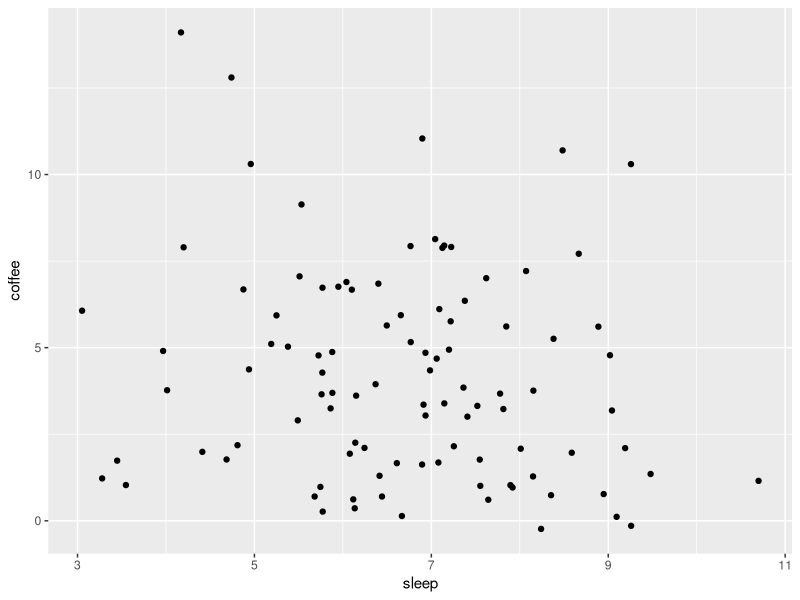
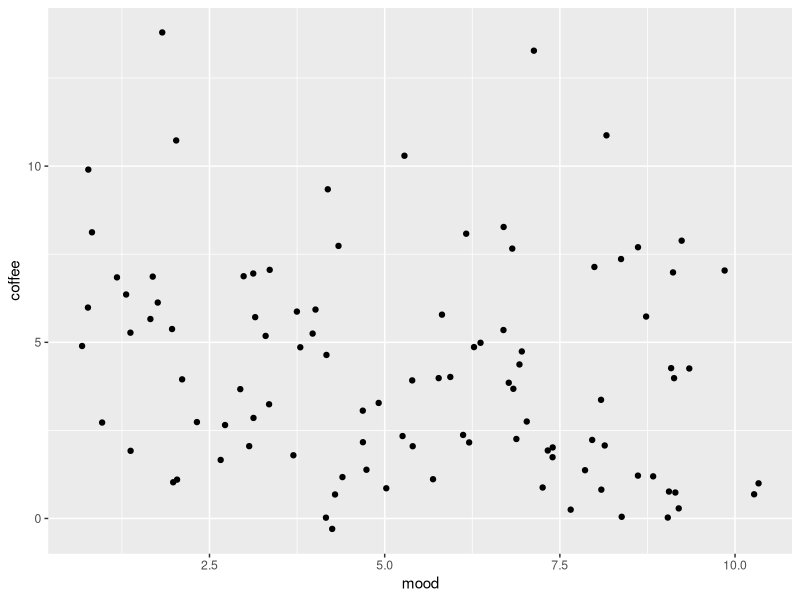
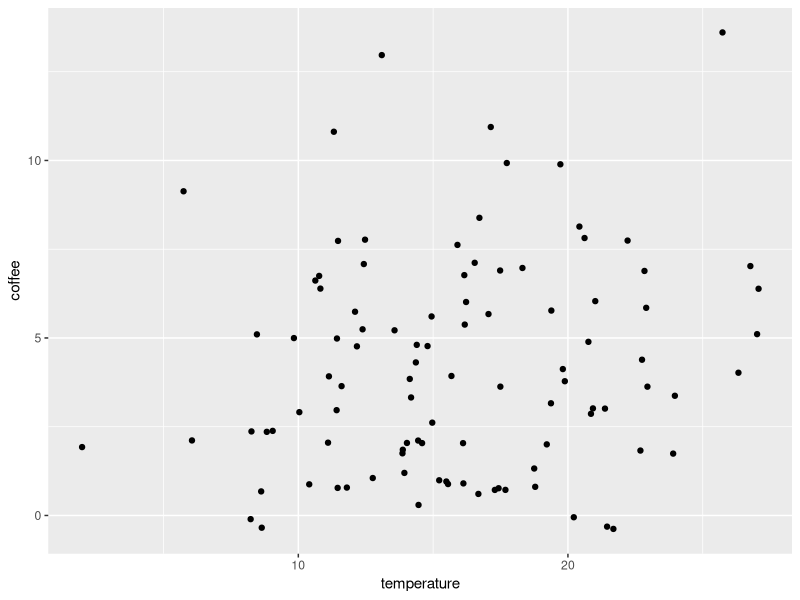

Generate these figures, in order, with R:
### Stats with R Exercise sheet 9

##################################################################################
# Week 11: Model Families and Logistic Regression
##################################################################################

## This exercise sheet contains the exercises that you will need to complete and 
## submit by 23:55 on Saturday, January 13. Write the code below the questions. 
## If you need to provide a written answer, comment this out using a hashtag (#). 
## Submit your homework via cms

## Please write below your (and your teammates) name, matriculation number. 
## Name: Yana Veitsman
## Matriculation number: 7054842
## Name: Anthony Dsouza
## Matriculation number: 7053485
## Name: Tyler Lee
## Matriculation number: 7054832

##################################################################################
##################################################################################

# The following line of code clears your workspace:
rm(list = ls())

##################################################################################
## Exercise 1: Logistic regression
##################################################################################

require(carData)
require(dplyr)
require(lme4)
require(ggplot2)

## Look at the dataset Arrests from the carData package. It is collecting of data on police 
## treatment of individuals arrested in Toronto for simple possession of small quantities of marijuana.
## The primary variable of interest for us is "released" which indicates whether arrestee was released
## or taken into custody directly

## a) Build a simple logistic regression model that models the probability of release 
##    (binary) based on colour (categorical), age (numeric) and  year (numeric) without 
##    an interaction and store it in mRel. 
##    You have to use the glm() function and specify the family correctly.

data("Arrests")
summary(Arrests)

mRel <- glm(
  data = Arrests,
  released ~ colour + age + year,
  family = binomial
)
## b) Look at the summary. What does the intercept correspond to?

summary(mRel)

# The intercept corresponds to the estimated log odds of the response variable 
# (released in this case) being in the success category when all others predictor
# variables are 0

## c) Were older offenders more likely to be released than young ones?

# Considering that age has a negative coefficient (-1.054e-02), older offenders
# are less likely to be released in comparison to younger inmates. Also seeing 
# the p-value for age is 0.0141 (p-value < 0.05), shows that the effect of age 
# on "Released" is statistically significant.

## d) Imagine the Toronto police arrested two persons for marijuana possession:
##    Jeffrey L. was arrested in 2001, aged 52 and white, Snoop D. was arrested 
##    in 1994, aged 23 and black.
##    Calculate their expected release outcome on the logit scale (i.e. the scale of the model) 
##    either by hand or using predict() with a new data.frame

####################### Using predict() #######################
colour <- c("White", "Black")
age <- c(52, 23)
year <- c(2001, 1994)
name <- c("Jeffery L.", "Snoop D")
test.data = data.frame(name, age, colour, year)


logits <- predict(
  mRel, 
  newdata = test.data
)

## e) Transform your results from d to the probability scale, using the formula given on the slides. 
##    You can check your calculation by asserting the probabilities lie in the 0-1 range. 
##    For whom does the model predict the higher probability of release?

logits2prob <- function(x){
  # formula : e^x / (1 + e^x)
  exp(x) / (1 + exp(x))
}

logits2prob(logits)

# From the calculation we establish that Jeffery L. has a higher 
# probability of being released (probability = 0.8316179) as compared to 
# Snoop D (probability = 0.6757119)


##################################################################################
## Exercise 2: Generalized Linear Mixed effect models
##################################################################################

## In this exercise, we will again look at connections between coffee consumption 
## and sleep (among others). The data set "coffee.csv" contains data from 10 students, 
## who reported on 10 randomly chosen days of the year: 
##  sleep:  how many hours of sleep they had in the previous night
##  mood:   how happy they felt on a scale from 1 (very unhappy)-10 (extremely happy)
##  coffee: how many cups of coffee they had on that day
## In addition, the maximal temperature on that day was entered into the dataset.

## Our research hypotheses are: 
## students consume more coffee, when they are tired
## students consume more coffee, if they don't feel well
## students consume more coffee, when it is cold outside

## a) Download the data set from cms and read it in, store it in a variable called: coffeedat

coffeedat <- read.csv("coffee.csv")

## b) Plot the number of consumed cups of coffee in three individual scatterplots 
##    by sleep, mood, and temperature. 
##    You can use geom_jitter() to get a nicer plot

ggplot(data = coffeedat, aes(x=sleep, y=coffee)) +
  geom_jitter()

ggplot(data = coffeedat, aes(x=mood, y=coffee)) +
  geom_jitter()

ggplot(data = coffeedat, aes(x=temperature, y=coffee)) +
  geom_jitter()

## c) Can you detect an obvious relationship in any of the plots?

# There seem to be slight negative and positive relationships in the first
# and the third plot respectively. The second plot, however, is very disperse
# and the relationship is not clear.

## d) Fit a simple linear regression model with all three predictors and store it in linmod

linmod <- lm(formula = coffee ~ sleep + mood + temperature, 
             data = coffeedat)

## e) Fit a generalized linear model with the appropriate family 
##    (hint: coffee is a count variable) and store it in poimod

poimod <- glm(coffee ~ sleep + mood + temperature, 
              data = coffeedat,
              family = "poisson")

## f) Look at the two summaries of the models and write what changed?

summary(linmod)
summary(poimod)

# The coefficients of all predictors and the intercept have all changed. 
# In the linmod, only the result for temperature, t(3, 96) = 1.553, p < 0.05 is 
# significant. However, in the poimod, the results for all, 
# sleep (t(3, 96)=-2.789, p<0.05), mood (t(3,96)=-3.64, p<0.05)
# and temperature (t(3,96)=2.233, p<0.05)

## g) In fact, we have repeated measures in our design, so refit the model 
##    including a random intercept for subject using glmer() with the correct 
##    family specification and store it in mixedpoi

mixedpoi <- glmer(formula = coffee ~ sleep + mood + temperature + (1|subj),
                data = coffeedat,
                family = "poisson")

## h) Look at the summary and report what changed in comparison to both linmod and poimod.

summary(mixedpoi)

# In mixedpoi model the results for the sleep (t(3,96)=-2.697, p<0.05) and 
# mood (t(3,96)=-4.014, p<0.05) stay significant, while the result for 
# the temperature value is not significant (t(3,96)=1.242, p>0.05).

## i) Finally, to make it complete, also run a mixed model using the gaussian family and store it in mixedlin

mixedlin <- glmer(formula = coffee ~ sleep + mood + temperature + (1|subj),
                data = coffeedat,
                family = gaussian)

## j) Compare the AIC for all four models. Which one has the best fit?

AIC(linmod, poimod, mixedlin, mixedpoi) 

# mixedpoi model approximates the best fit given its AIC value of
# 478.7281, which is the lowest across all models (and the lower the AIC-value)
# is, the better.

## k) And which model is conceptually the appropriate one? Explain why.

# Conceptually, the mixed-effects model for the poisson family seems to be the most
# appropriate. The model accounts for the binary nature of the DV
# as well as for the random effects of the repeated measures and variations
# between the subjects.

## l) Finally, report on the effects of interest in light of our research hypotheses 
##    specified above for the model you chose in k)

# Students consume more coffee, when they are tired - correct. Given 
# t(3,96)=-2.697, p<0.05 for sleep, we can reject the null hypothesis of coffee
# consumed and sleep amount not having a correlation.

# Students consume more coffee, if they don't feel well - correct. Given
# t(3,96)=-4.014, p<0.05 for mood, we can reject the null hypothesis of coffee
# consumed and mood not having a correlation.

# Students consume more coffee, when it is cold outside - incorrect. Given
# t(3,96)=1.242, p>0.05, we cannot reject the null hypothesis of the outside
# temperature and coffee consumption not being correlated.
